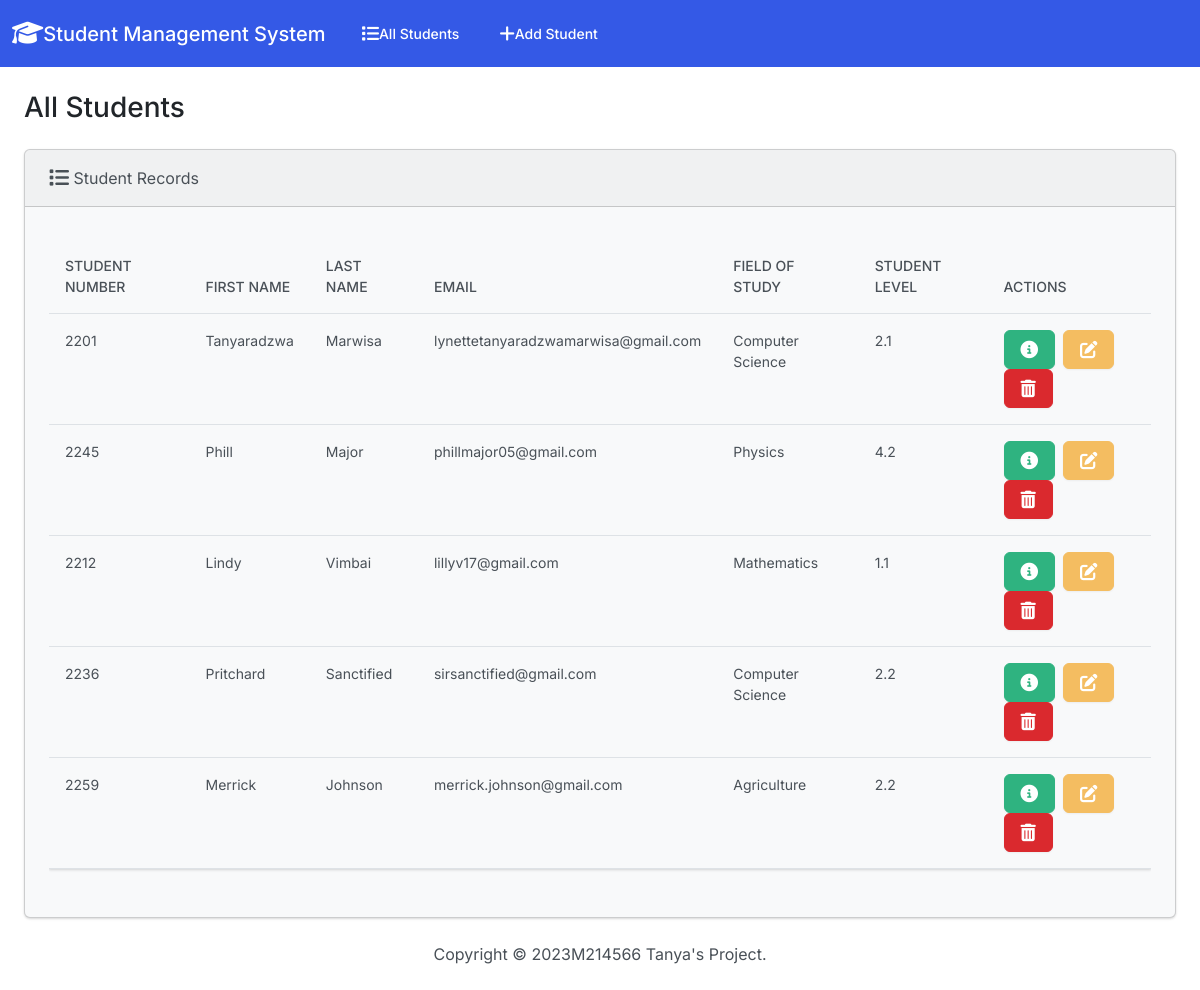
The page / on the database its author committed.
### students/models.py (models this page shows, shortened)
class Student(models.Model):
    student_number = models.PositiveIntegerField()
    first_name = models.CharField(max_length=50)
    last_name =  models.CharField(max_length=50)
    email = models.EmailField(max_length=100)
    field_of_study = models.CharField(max_length=50)
    student_level = models.FloatField()

### students/views.py (the view)
# urls.py: path('', views.index, name='index'),
def index(request):
    return render (request, 'students/index.html',{
        'students': Student.objects.all()
    })

### students/templates/students/index.html (shortened to what this page needs)
 {% extends "students/base.html" %}
{% block body %}
<h3 class="m-4">All Students</h3>
<div class="row">
    <div class="col-12">
        {% if students %}
        <div class="card bg-light ms-4 me-4 mb-4">
            <div class="card-header">
            <i class="fa-solid fa-list fa-lg"></i> Student Records
            </div>
            <div class="card-body">
                <p class="card-text">
                    <div class="table-responsive">
                        <table class="table table-hover">
                            <thead>
                                <tr>
                                    <th scope="col">Student Number</th>
                                    <th scope="col">First Name</th>
                                    <th scope="col">Last Name</th>
                                    <th scope="col">Email</th>
                                    <th scope="col">Field of study</th>
                                    <th scope="col">Student Level</th>
                                    <th scope="col">Actions</th>
                                </tr>
                            </thead>
                            <tbody>
                                {% for student in students %}
                                    <tr>
                                        <td>{{ student.student_number }}</td>
                                        <td>{{ student.first_name }}</td>
                                        <td>{{ student.last_name }}</td>
                                        <td>{{ student.email }}</td>
                                        <td>{{ student.field_of_study }}</td>
                                        <td>{{ student.student_level }}</td>
                                        <td>
                                            <button type="button" class="btn btn-success me-1" href="{% url 'view_student' student.id %}" data-bs-toggle="modal" data-bs-targets="#myModal{{student.id}}">
                                            </button>
                                            <a class="btn btn-warning me-1" href="{% url 'edit' student.id %}">
                                            </a>
                                            <button type="button" class="btn btn-danger" data-bs-toggle="modal" data-bs-targets="#delete{{student.id}}">
                                            </button>
                                        </td>
                                    </tr>
                                {% endfor %}
                            </tbody>
                        </table>
                    </div>
                </p>
            </div>
        </div>
        {% else %}
            <h5 class="alert alert-primary ms-4 me-4">No Student Records</h5>
        {% endif %}
    </div>
</div>
{% endblock %}

### students/templates/students/base.html (shortened to what this page needs)
{% load static %}
<!DOCTYPE html>
<html lang="en">
  <head>
      <link rel="stylesheet" href="https://cdnjs.cloudflare.com/ajax/libs/font-awesome/6.2.1/css/all.min.css">
      <link href="{% static 'css/bootstrap.min.css' %}" rel="stylesheet">
        <body class="d-flex flex-column min-vh-100">
            <nav class="navbar navbar-expand-lg navbar-dark bg-primary">
             <div class="container-fluid">
              <a class="navbar-brand" href="{% url 'index' %}">
                <i class="fa-solid fa-graduation-cap fa-lg"></i>Student Management System
              </a>
              <div class="collapse navbar-collapse" id="navbarColor01">
                <ul class="navbar-nav me-auto">
                  <li class="nav-item">
                    <a class="nav-link" href="{% url 'index' %}">
                      All Students
                    </a>
                  </li>
                  <li class="nav-item">
                    <a class="nav-link" href="{% url 'add' %}">
                      Add Student
                    </a>
                  </li>
                </ul>
              </div>
            </div>
          </nav>
              {% block body %}
              {% endblock  %}
            <footer class="mt-auto mb-4">
                <div class="text-center">
                    <span>
                        Copyright &copy; <script>document.write(new Date().getFullYear())</script>M214566 Tanya's Project.
                    </span>
                </div>
            </footer>
      </body>
    </head>
</html>

### rows shown on the page
Student: student_number "2201", first_name "Tanyaradzwa", last_name "Marwisa", email "lynettetanyaradzwamarwisa@gmail.com", field_of_study "Computer Science", student_level "2.1"
Student: student_number "2245", first_name "Phill", last_name "Major", email "phillmajor05@gmail.com", field_of_study "Physics", student_level "4.2"
Student: student_number "2212", first_name "Lindy", last_name "Vimbai", email "lillyv17@gmail.com", field_of_study "Mathematics", student_level "1.1"
Student: student_number "2236", first_name "Pritchard", last_name "Sanctified", email "sirsanctified@gmail.com", field_of_study "Computer Science", student_level "2.2"
Student: student_number "2259", first_name "Merrick", last_name "Johnson", email "merrick.johnson@gmail.com", field_of_study "Agriculture", student_level "2.2"
